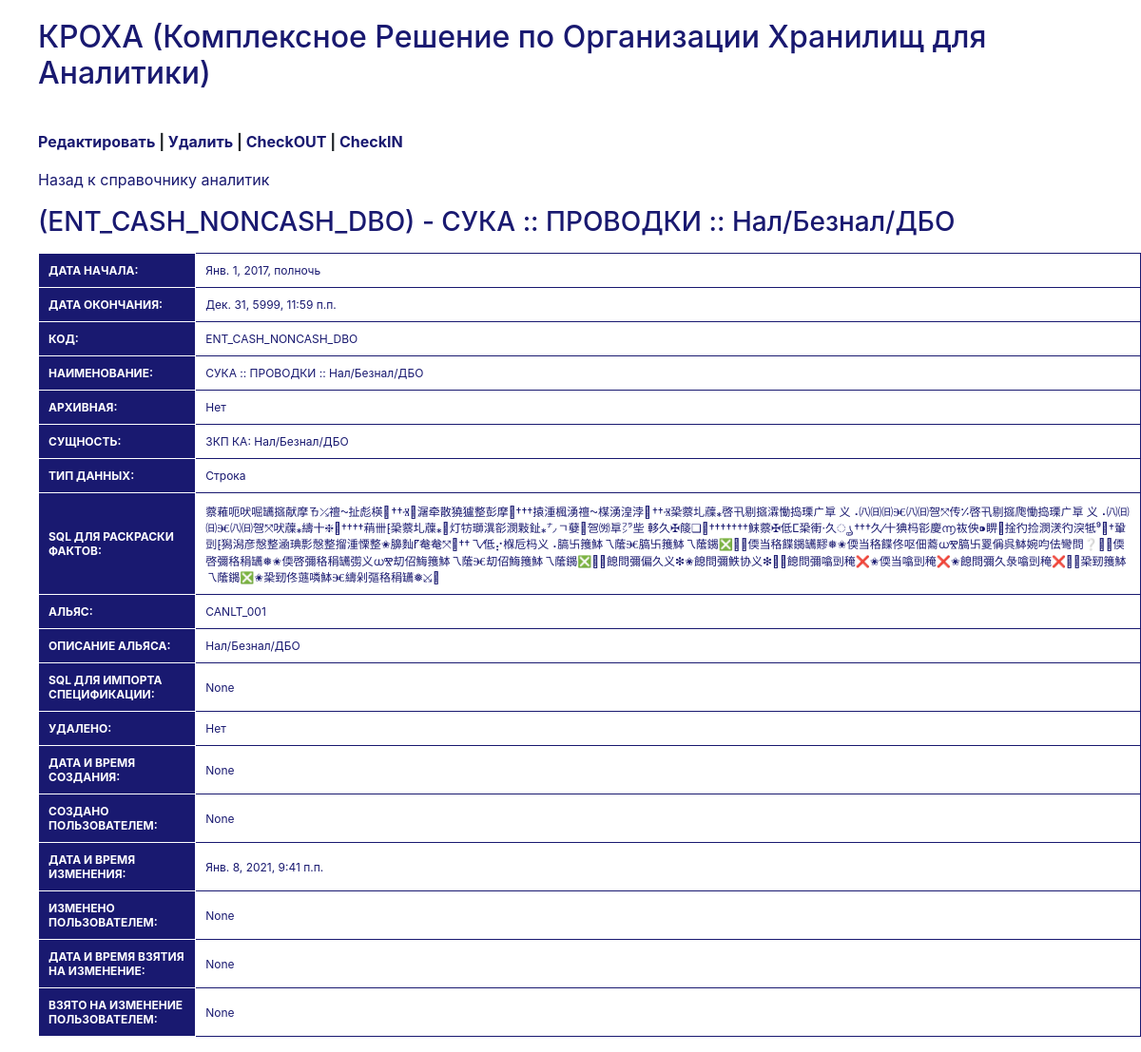
The page /analitic/2/ on the database its author committed.
### DWHLegator/models.py (models this page shows, shortened)
class ModelSysFields(models.Model):
    created = models.DateTimeField(null=True,verbose_name = 'Дата и время создания:')
    created_by = models.CharField(max_length = 256,null=True,verbose_name = 'Создано пользователем:')
    modified = models.DateTimeField(default=timezone.now,null=True,verbose_name = 'Дата и время изменения:')
    modified_by = models.CharField(max_length = 256,null=True,verbose_name = 'Изменено пользователем:')
    checked_out = models.DateTimeField(null = True,verbose_name = 'Дата и время взятия на изменение:')
    checked_out_by = models.CharField(max_length = 256,null=True,verbose_name = 'Взято на изменение пользователем:')
    YES = 1
    NO = 0
    DELETED_IN_CHOICES = [(YES,'Да'),(NO,'Нет')]
    deleted = models.IntegerField(default = NO,choices=DELETED_IN_CHOICES,verbose_name='Удалено:')
    class Meta:
        abstract = True
    def get_deleted_label(self):
        return self._meta.get_field('deleted').verbose_name.title()
    def get_created_label(self):
        return self._meta.get_field('created').verbose_name.title()
    def get_created_by_label(self):
        return self._meta.get_field('created_by').verbose_name.title()
    def get_modified_label(self):
        return self._meta.get_field('modified').verbose_name.title()
    def get_modified_by_label(self):
        return self._meta.get_field('modified_by').verbose_name.title()
    def get_checked_out_label(self):
        return self._meta.get_field('checked_out').verbose_name.title()
    def get_checked_out_by_label(self):
        return self._meta.get_field('checked_out_by').verbose_name.title()

class Analitic(ModelSysFields):
    effective_start = models.DateTimeField(default = timezone.now,null=True,verbose_name = 'Дата начала:')
    effective_end = models.DateTimeField(default = '31.12.5999 23:59:59',null=True,verbose_name = 'Дата окончания:')
    anlt_code = models.CharField(max_length = 256,null = True,verbose_name = 'Код:')
    anlt_name = models.CharField(max_length = 4000,null = True,verbose_name = 'Наименование:')
    YES = 1
    NO = 0
    ACHIVE_FLG_IN_CHOICES = [(YES,'Да'),(NO,'Нет')]
    archive_flg = models.SmallIntegerField(choices = ACHIVE_FLG_IN_CHOICES,default = YES,verbose_name = 'Архивная:')
    entity_id = models.ForeignKey(Entity,on_delete=models.PROTECT,verbose_name = 'Сущность:')
    anlt_sql = models.TextField(null = True,blank = True,verbose_name = 'SQL для раскраски фактов:')
    anlt_alias = models.CharField(max_length = 30,null = True,verbose_name = 'Альяс:')
    NUM = 'Число'
    DT = 'Дата'
    STR = 'Строка'
    DATA_TYPE_IN_CHOICES = [(NUM,'Число'),(DT,'Дата'),(STR,'Строка')]
    data_type = models.CharField(max_length = 30,choices = DATA_TYPE_IN_CHOICES,default=STR,verbose_name = 'Тип данных:')
    anlt_alias_descr = models.CharField(max_length = 1000,null = True,verbose_name = 'Описание альяса:')
    spec_import_sql = models.TextField(null = True,blank = True,verbose_name = 'SQL для импорта спецификации:')
    class MPTTMeta:
        ordering = ['anlt_name']

class Entity(MPTTModel,ModelSysFields):
    entity_name = models.CharField(max_length = 256,unique=True,verbose_name='Наименование:')
    parent = TreeForeignKey('self', on_delete=models.CASCADE, null=True, blank=True,related_name='children',verbose_name='Родитель:')
    fct_table_name = models.CharField(max_length = 256,verbose_name='Таблица хранения по датам:')
    hist_table_name = models.CharField(max_length = 256,verbose_name='Таблица хранения периодами:')
    tmp_table_name = models.CharField(max_length = 256,verbose_name='Временная таблица:')
    YES = 1
    NO = 0
    ANLT_FLG_IN_CHOICES = [(YES,'Да'),(NO,'Нет')]
    anlt_flg = models.IntegerField(default = NO,verbose_name='Аналитика:',choices=ANLT_FLG_IN_CHOICES)
    class MPTTMeta:
        order_insertion_by = ['tree_id','level']

### DWHLegator/analitics.py (the view)
# urls.py: path('analitic/<int:pk>/', analitics.analitic_detail, name='analitic_detail'),
def analitic_detail(request, pk):
    analitic = get_object_or_404(Analitic, pk=pk)
    return render(request, 'analitic_detail.html', {'analitic': analitic})

### DWHLegator/templates/analitic_detail.html (shortened to what this page needs)
{% extends 'base.html' %}
{% block content %}
    <div class="analitic_detail">
		<ul><a href="{% url 'analitic_edit' pk=analitic.pk %}"><b>Редактировать</b></a><b> | </b>
		    <a href="{% url 'analitic_del' pk=analitic.pk %}"><b>Удалить</b></a><b> | </b>
			<a href="{% url 'analitic_checkout' pk=analitic.pk %}"><b>CheckOUT</b></a><b> | </b>
			<a href="{% url 'analitic_checkin' pk=analitic.pk %}"><b>CheckIN</b></a>
	     </ul>
        <ul><a href="{% url 'analitic_list' %}">Назад к справочнику аналитик</a></ul>
        <ul><h3>({{ analitic.anlt_code }}) - {{ analitic.anlt_name }}</h3></ul>
		 <ul><table>
			<tr><th>Дата начала:</th><td>{{ analitic.effective_start }}</td></tr>
			<tr><th>Дата окончания:</th><td>{{ analitic.effective_end }}</td></tr>
			<tr><th>Код:</th><td>{{ analitic.anlt_code }}</td></tr>
			<tr><th>Наименование:</th><td>{{ analitic.anlt_name }}</td></tr>
			<tr><th>Архивная:</th><td>{{ analitic.get_archive_flg_display }}</td></tr>
			<tr><th>Сущность:</th><td>{{ analitic.entity_id.entity_name }}</td></tr>
			<tr><th>Тип данных:</th><td>{{ analitic.data_type }}</td></tr>
			<tr><th>SQL для раскраски фактов:</th><td>{{ analitic.anlt_sql }}</td></tr>
			<tr><th>Альяс:</th><td>{{ analitic.anlt_alias }}</td></tr>
			<tr><th>Описание альяса:</th><td>{{ analitic.anlt_alias_descr }}</td></tr>
			<tr><th>SQL для импорта спецификации:</th><td>{{ analitic.spec_import_sql }}</td></tr>
			<tr><th>{{ analitic.get_deleted_label }}</th><td>{{ analitic.get_deleted_display }}</td></tr>
			<tr><th>{{ analitic.get_created_label }}</th><td>{{ analitic.created }}</td></tr>
			<tr><th>{{ analitic.get_created_by_label }}</th><td>{{ analitic.created_by }}</td></tr>
			<tr><th>{{ analitic.get_modified_label }}</th><td>{{ analitic.modified }}</td></tr>
			<tr><th>{{ analitic.get_modified_by_label }}</th><td>{{ analitic.modified_by }}</td></tr>
			<tr><th>{{ analitic.get_checked_out_label }}</th><td>{{ analitic.checked_out }}</td></tr>
			<tr><th>{{ analitic.get_checked_out_by_label }}</th><td>{{ analitic.checked_out_by }}</td></tr>
		 </table></ul>
    </div>
{% endblock %}

### DWHLegator/static/css/homepage.css (style rules this page uses)
﻿h1,h2,h3,h4,h5,a,a:hover,label { color: Midnightblue; }
table { border-collapse: collapse; font-size: 12px; }
th { background-color: Midnightblue; color: White; border: 1px solid White; text-transform: uppercase; padding: 10px 10px; }
td { border: 1px solid Midnightblue; color: Midnightblue; padding: 10px 10px; }

### rows shown on the page
Analitic: anlt_code "ENT_CASH_NONCASH_DBO", anlt_name "СУКА :: ПРОВОДКИ :: Нал/Безнал/ДБО", effective_start "Янв. 1, 2017, полночь", effective_end "Дек. 31, 5999, 11:59 п.п.", archive_flg "Нет", entity_id.entity_name "ЗКП КА: Нал/Безнал/ДБО", data_type "Строка", anlt_sql "䕓䕌呃吠啒䍎攨献摩ㄯ⤰䄠⁓扯彪楧൤ ††Ⱐ⹥潳牵散獟獹整彭摩਍†††㨬湩楓湧䄠⁓楳湧湟浡൥ ††Ⱐ䅃䕓圠䕈⁎啓卂剔攨瀮慟捣瑮ㄬ㔬 义⠠㈧㈰㈰Ⱗ㈧㈰㠰⤧传⁒啓卂剔攨爮慟捣瑮ㄬ㔬 义⠠㈧㈰㈰Ⱗ㈧㈰㠰⤧吠䕈⁎䌧十❈਍††††䔠卌⁅䅃䕓圠䕈⁎⹥灯牥瑡潩彮潣敤䤠⁎㌨ㄱ㜸㌬㠰㈸㔬㌵㘹 䡔久✠䉄❏਍†††††††䱅䕓✠低ⵎ䅃䡓‧久ൄ †††久⁄十猠杩彮慶൬ 䘠佒⁍睤⹨捦彴捡潣湵彴湥牴⁹⁥਍†䡗剅⁅獡潟彦慤整㴠琠彯慤整㨨湩慄整✬䑄䴮⹍奙奙⤧਍††乁⁄低⡔椺卮杩⁮义⠠䐧卐䉟䱁乁䕃Ⱗ䐧卐䉟䱁乁䕃䥟❎਍✬偄当䅂䭎䥟䍎䵏❅✬偄当䅂䭎佟呕佃䕍ധⰊ䐧卐䍟偁呉䱁婉呁佉彎問❔਍✬偄啓彌䅂䅌䍎❅✬偄啓彌䅂䅌䍎彅义ധⰊ刧佋䱕䉟䱁乁䕃Ⱗ刧佋䱕䉟䱁乁䕃䥟❎਍✬䭒問彌偏久义❇✬䭒問彌䱃协义❇਍✬䭒問彌噏剅䅖❌✬偄当噏剅䅖❌✬䭒問彌久彔噏剅䅖❌਍✬䅃䑒䉟䱁乁䕃䥟❎✬䅃䑒佟䕖噒䱁Ⱗ䌧剁彄䅂䅌䍎❅⤩਍", anlt_alias "CANLT_001", anlt_alias_descr "Нал/Безнал/ДБО", spec_import_sql "None", get_deleted_label "УДАЛЕНО:", deleted "Нет", get_created_label "ДАТА И ВРЕМЯ СОЗДАНИЯ:", created "None", get_created_by_label "СОЗДАНО ПОЛЬЗОВАТЕЛЕМ:", created_by "None", get_modified_label "ДАТА И ВРЕМЯ ИЗМЕНЕНИЯ:", modified "Янв. 8, 2021, 9:41 п.п.", get_modified_by_label "ИЗМЕНЕНО ПОЛЬЗОВАТЕЛЕМ:", modified_by "None", get_checked_out_label "ДАТА И ВРЕМЯ ВЗЯТИЯ НА ИЗМЕНЕНИЕ:", checked_out "None", get_checked_out_by_label "ВЗЯТО НА ИЗМЕНЕНИЕ ПОЛЬЗОВАТЕЛЕМ:", checked_out_by "None"
